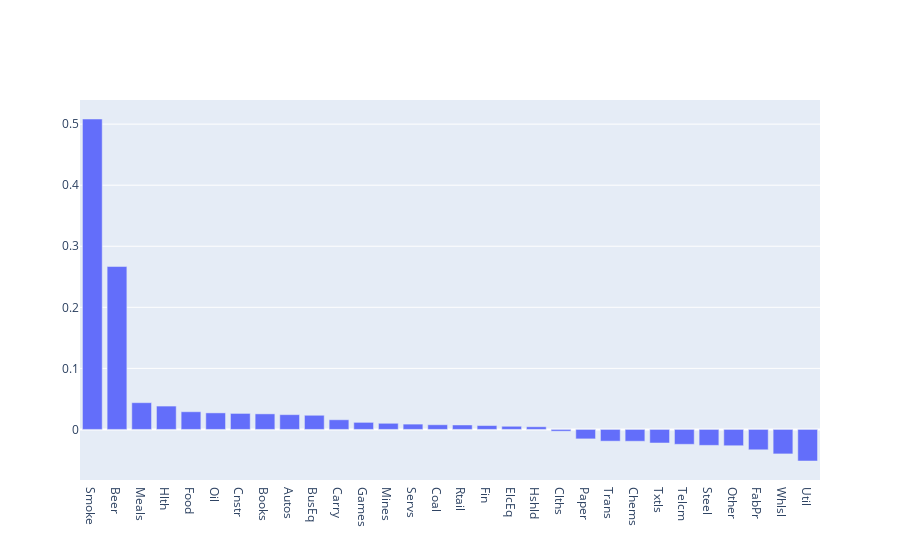

This figure's notebook cell:
### Markdown cell above
STYLE MATCHING PLOT USING REGRESSION COEFF

### Code cell
plot_style(style_coeff)

### Figure 1 — Plotly figure (JSON) as saved in the notebook; plotly's stock layout.template omitted (floating-point values rounded to 4 significant figures)
{"data": [{"type": "bar", "x": ["Smoke", "Beer", "Meals", "Hlth", "Food", "Oil", "Cnstr", "Books", "Autos", "BusEq", "Carry", "Games", "Mines", "Servs", "Coal", "Rtail", "Fin", "ElcEq", "Hshld", "Clths", "Paper", "Trans", "Chems", "Txtls", "Telcm", "Steel", "Other", "FabPr", "Whlsl", "Util"], "y": [0.5084, 0.2668, 0.0438, 0.03825, 0.02896, 0.02707, 0.0262, 0.02547, 0.02417, 0.02317, 0.01581, 0.01154, 0.01005, 0.0087, 0.007642, 0.00728, 0.006329, 0.005148, 0.004363, -0.0029, -0.01549, -0.01923, -0.01938, -0.02223, -0.02439, -0.02611, -0.02672, -0.03336, -0.04009, -0.05172]}], "layout": {}}
